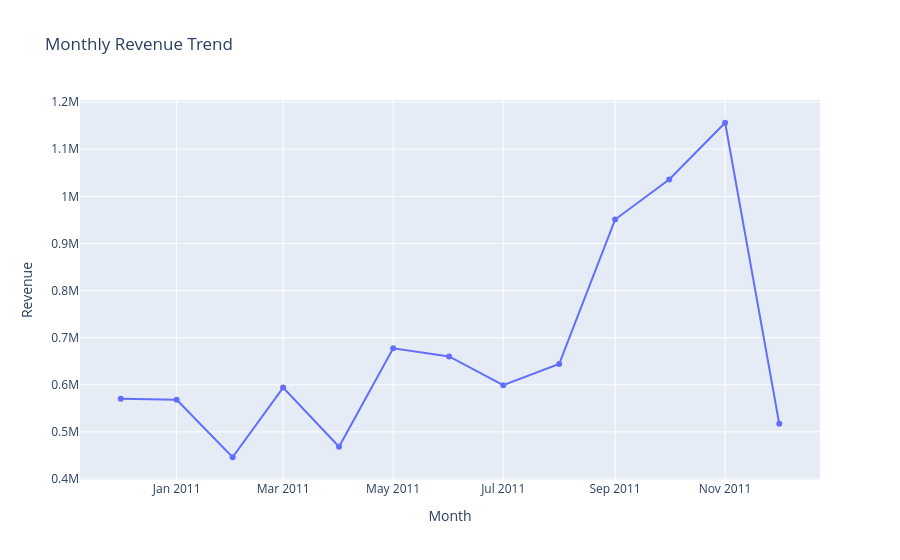

Notebook code for this chart:
### Code cell
monthly_revenue = (
    df_clean.groupby("Month")["Revenue"]
    .sum()
    .reset_index()
)

fig = px.line(
    monthly_revenue,
    x="Month",
    y="Revenue",
    title="Monthly Revenue Trend",
    markers=True
)

fig.show()

### Figure 1 — Plotly figure (JSON) as saved in the notebook; plotly's stock layout.template omitted (floating-point values rounded to 4 significant figures)
{"data": [{"hovertemplate": "Month=%{x}<br>Revenue=%{y}<extra></extra>", "legendgroup": "", "line": {"color": "#636efa", "dash": "solid"}, "marker": {"symbol": "circle"}, "mode": "lines+markers", "name": "", "orientation": "v", "showlegend": false, "type": "scatter", "x": ["2010-12", "2011-01", "2011-02", "2011-03", "2011-04", "2011-05", "2011-06", "2011-07", "2011-08", "2011-09", "2011-10", "2011-11", "2011-12"], "xaxis": "x", "y": [570400.0, 568100.0, 446100.0, 594100.0, 468400.0, 677400.0, 660000.0, 599000.0, 644100.0, 950700.0, 1036000.0, 1156000.0, 517200.0], "yaxis": "y"}], "layout": {"legend": {"tracegroupgap": 0}, "title": {"text": "Monthly Revenue Trend"}, "xaxis": {"anchor": "y", "domain": [0, 1], "title": {"text": "Month"}}, "yaxis": {"anchor": "x", "domain": [0, 1], "title": {"text": "Revenue"}}}}
